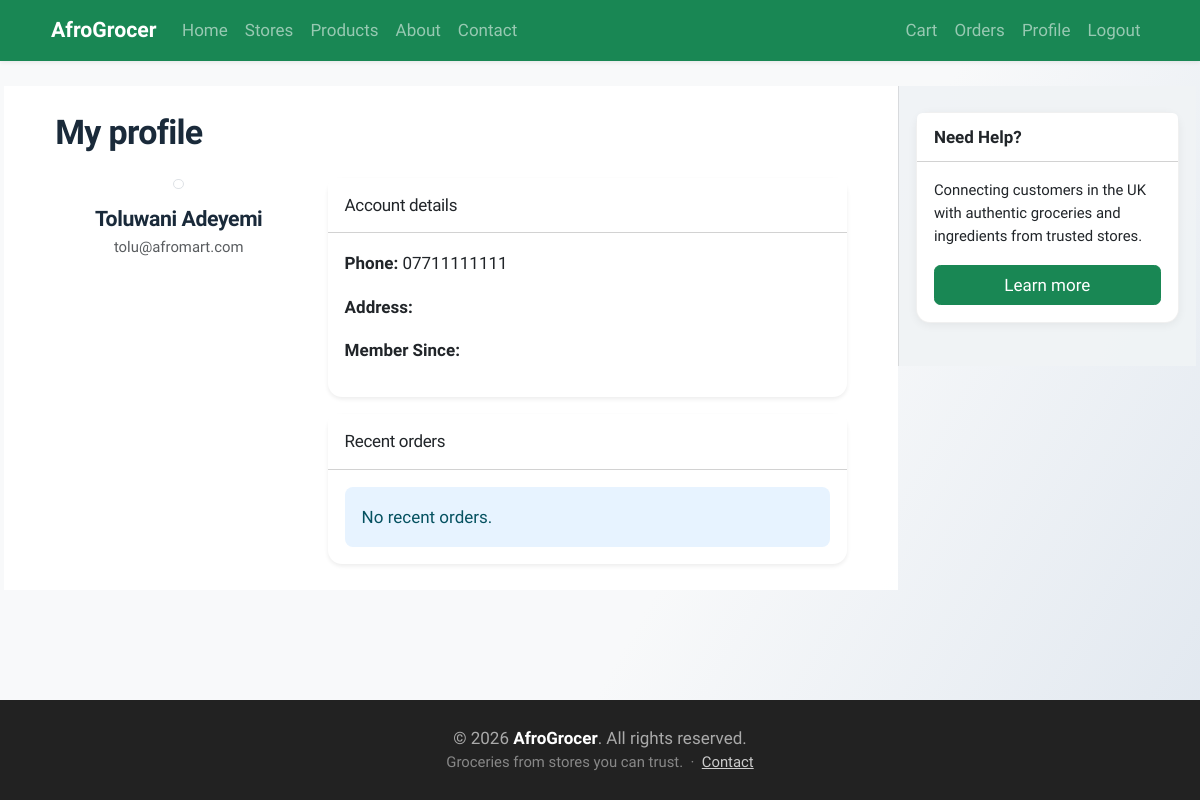
The app's page /profile (signed in), older data.
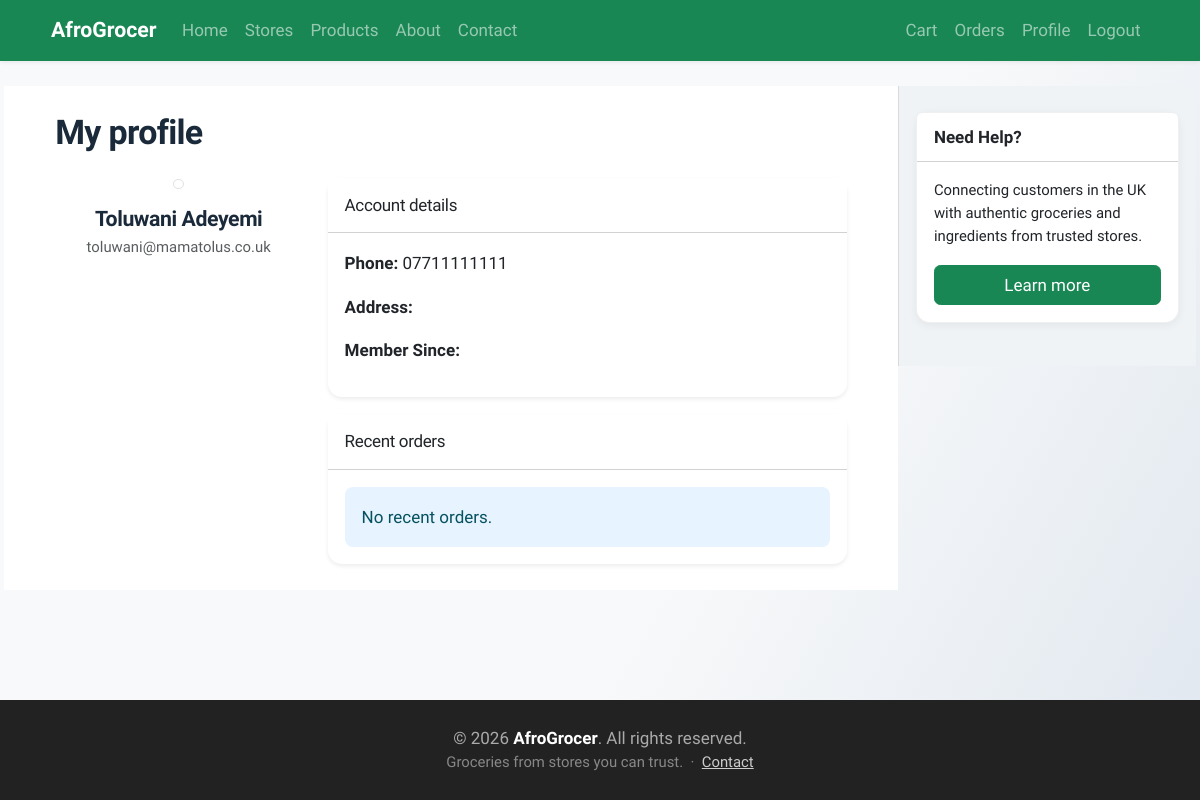
The same page, newer data.
### tables this page shows
CREATE TABLE users (
    id          INTEGER PRIMARY KEY AUTOINCREMENT,
    username    TEXT UNIQUE NOT NULL,
    password    TEXT NOT NULL,
    full_name   TEXT NOT NULL,
    email       TEXT UNIQUE NOT NULL,
    phone       TEXT,
    role        TEXT NOT NULL DEFAULT 'customer',  -- 'customer', 'store_owner', 'admin'
    uk_postcode TEXT,
    created     TIMESTAMP DEFAULT CURRENT_TIMESTAMP
);

### app.py (the view)
@app.route('/profile')
def profile():
    user = get_user_by_id(session.get('user_id'))
    return render_template('profile.html', title="Profile", user=user)

### app.py (called while the page is built)
@app.context_processor
def inject_csrf_token():
    return dict(csrf_token=generate_csrf())

@app.context_processor
def inject_site_name():
    return dict(siteName=siteName)

@app.context_processor
def inject_current_year():
    return dict(current_year=datetime.now().year)

@app.context_processor
def inject_user_role():
    is_admin = False
    if session.get('user_id'):
        user = get_user_by_id(session['user_id'])
        if user and user['role'] == 'admin':
            is_admin = True
    return dict(is_admin=is_admin)

### db/db.py (called while the page is built)
def get_db_connection():
    BASE_DIR = os.path.dirname(os.path.dirname(os.path.abspath(__file__)))
    db_path = os.path.join(BASE_DIR, 'db', 'database.db')
    conn = sqlite3.connect(db_path)
    conn.row_factory = sqlite3.Row
    return conn

def get_user_by_id(user_id):
    connection = get_db_connection()
    user = connection.execute(
        "SELECT * FROM users WHERE id = ?", (user_id,)
    ).fetchone()
    connection.close()
    return user

### Templates/profile.html (shortened to what this page needs)
{% extends "base.html" %}
{% block content %}
    <h1 class="h2 mb-4">My profile</h1>
    <div class="row g-4">
        <div class="col-md-4 text-center">
            <img src="{{ user['profile_picture'] or url_for('static', filename='default_profile.png') }}" alt="" class="img-thumbnail mb-3 rounded-circle border" style="max-width: 200px; object-fit: cover;">
            <h2 class="h5 mb-1">{{ user['full_name'] }}</h2>
            <p class="text-muted small mb-0">{{ user['email'] }}</p>
        </div>
        <div class="col-md-8">
            <div class="card mb-3 border-0 shadow-sm">
                <div class="card-header bg-white py-3">
                    <h2 class="h6 mb-0">Account details</h2>
                </div>
                <div class="card-body">
                    <p><strong>Phone:</strong> {{ user['phone'] }}</p>
                    <p><strong>Address:</strong> {{ user['address'] }}</p>
                    <p><strong>Member Since:</strong> {{ user['created_at'] }}</p>
                </div>
            </div>
            <div class="card border-0 shadow-sm">
                <div class="card-header bg-white py-3">
                    <h2 class="h6 mb-0">Recent orders</h2>
                </div>
                <div class="card-body">
                    {% if recent_orders|length == 0 %}
                        <div class="alert alert-info mb-0">No recent orders.</div>
                    {% endif %}
                </div>
            </div>
        </div>
    </div>
{% endblock %}

Row changes from the older to the newer data that the page shows:
changed users "Toluwani Adeyemi": email "tolu@afromart.com" → "toluwani@mamatolus.co.uk"
